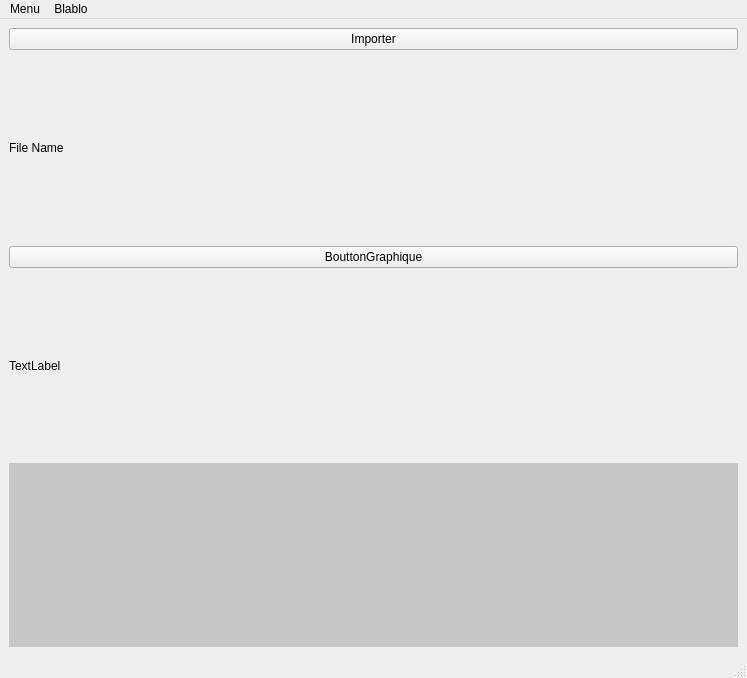
<?xml version="1.0" encoding="UTF-8"?>
<ui version="4.0">
 <class>MainWindow</class>
 <widget class="QMainWindow" name="MainWindow">
  <property name="geometry">
   <rect>
    <x>0</x>
    <y>0</y>
    <width>747</width>
    <height>678</height>
   </rect>
  </property>
  <property name="windowTitle">
   <string>MainWindow</string>
  </property>
  <widget class="QWidget" name="centralwidget">
   <layout class="QVBoxLayout" name="verticalLayout" stretch="0,0">
    <item>
     <layout class="QHBoxLayout" name="ButtonLayout">
      <item>
       <layout class="QGridLayout" name="gridLayout">
        <item row="7" column="0">
         <widget class="QWidget" name="MatplotlibWidget" native="true">
          <property name="styleSheet">
           <string notr="true">background-color: rgb(200, 196, 199);</string>
          </property>
         </widget>
        </item>
        <item row="5" column="0">
         <widget class="QPushButton" name="BouttonGraphique">
          <property name="text">
           <string>BouttonGraphique</string>
          </property>
         </widget>
        </item>
        <item row="2" column="0">
         <widget class="QLabel" name="File_Name">
          <property name="text">
           <string>File Name</string>
          </property>
         </widget>
        </item>
        <item row="0" column="0">
         <widget class="QPushButton" name="BouttonImporter">
          <property name="text">
           <string>Importer</string>
          </property>
         </widget>
        </item>
        <item row="6" column="0">
         <widget class="QLabel" name="Show_statGraph">
          <property name="text">
           <string>TextLabel</string>
          </property>
         </widget>
        </item>
       </layout>
      </item>
     </layout>
    </item>
    <item>
     <layout class="QVBoxLayout" name="plotLayout" stretch=""/>
    </item>
   </layout>
  </widget>
  <widget class="QMenuBar" name="menubar">
   <property name="geometry">
    <rect>
     <x>0</x>
     <y>0</y>
     <width>747</width>
     <height>21</height>
    </rect>
   </property>
   <widget class="QMenu" name="menuMenu">
    <property name="title">
     <string>Menu</string>
    </property>
   </widget>
   <widget class="QMenu" name="menuBlablo">
    <property name="title">
     <string>Blablo</string>
    </property>
   </widget>
   <addaction name="menuMenu"/>
   <addaction name="menuBlablo"/>
  </widget>
  <widget class="QStatusBar" name="statusbar"/>
 </widget>
 <resources/>
 <connections/>
</ui>
